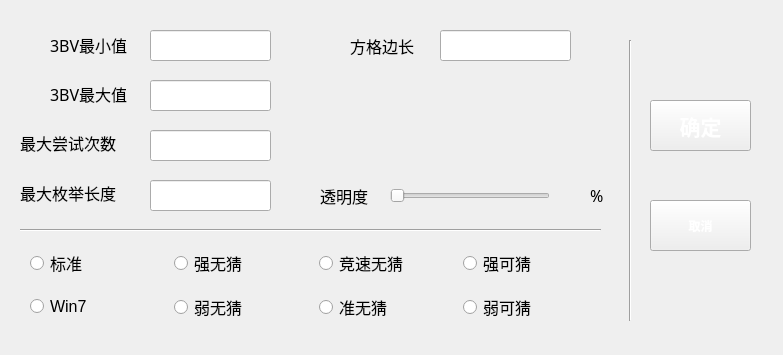
<?xml version="1.0" encoding="UTF-8"?>
<ui version="4.0">
 <class>Form</class>
 <widget class="QWidget" name="Form">
  <property name="geometry">
   <rect>
    <x>0</x>
    <y>0</y>
    <width>783</width>
    <height>355</height>
   </rect>
  </property>
  <property name="mouseTracking">
   <bool>true</bool>
  </property>
  <property name="windowTitle">
   <string>游戏设置</string>
  </property>
  <property name="windowIcon">
   <iconset>
    <normaloff>media/cat.ico</normaloff>media/cat.ico</iconset>
  </property>
  <widget class="QLabel" name="label">
   <property name="geometry">
    <rect>
     <x>50</x>
     <y>78</y>
     <width>111</width>
     <height>31</height>
    </rect>
   </property>
   <property name="font">
    <font>
     <family>黑体</family>
     <pointsize>12</pointsize>
    </font>
   </property>
   <property name="text">
    <string>3BV最大值</string>
   </property>
   <property name="scaledContents">
    <bool>false</bool>
   </property>
   <property name="wordWrap">
    <bool>false</bool>
   </property>
  </widget>
  <widget class="QLabel" name="label_2">
   <property name="geometry">
    <rect>
     <x>50</x>
     <y>29</y>
     <width>111</width>
     <height>31</height>
    </rect>
   </property>
   <property name="font">
    <font>
     <family>黑体</family>
     <pointsize>12</pointsize>
    </font>
   </property>
   <property name="text">
    <string>3BV最小值</string>
   </property>
  </widget>
  <widget class="QLabel" name="label_3">
   <property name="geometry">
    <rect>
     <x>20</x>
     <y>127</y>
     <width>131</width>
     <height>31</height>
    </rect>
   </property>
   <property name="font">
    <font>
     <family>黑体</family>
     <pointsize>12</pointsize>
    </font>
   </property>
   <property name="text">
    <string>最大尝试次数</string>
   </property>
   <property name="scaledContents">
    <bool>false</bool>
   </property>
   <property name="wordWrap">
    <bool>false</bool>
   </property>
  </widget>
  <widget class="QLabel" name="label_4">
   <property name="geometry">
    <rect>
     <x>20</x>
     <y>177</y>
     <width>151</width>
     <height>31</height>
    </rect>
   </property>
   <property name="font">
    <font>
     <family>黑体</family>
     <pointsize>12</pointsize>
    </font>
   </property>
   <property name="text">
    <string>最大枚举长度</string>
   </property>
   <property name="scaledContents">
    <bool>false</bool>
   </property>
   <property name="wordWrap">
    <bool>false</bool>
   </property>
  </widget>
  <widget class="QPushButton" name="pushButton">
   <property name="geometry">
    <rect>
     <x>650</x>
     <y>100</y>
     <width>101</width>
     <height>51</height>
    </rect>
   </property>
   <property name="font">
    <font>
     <family>黑体</family>
     <pointsize>16</pointsize>
     <weight>75</weight>
     <italic>false</italic>
     <bold>true</bold>
    </font>
   </property>
   <property name="focusPolicy">
    <enum>Qt::StrongFocus</enum>
   </property>
   <property name="styleSheet">
    <string notr="true">border-image: url(media/button.png);
font: 16pt &quot;黑体&quot;;
color:white;font: bold;</string>
   </property>
   <property name="text">
    <string>确定</string>
   </property>
   <property name="autoDefault">
    <bool>false</bool>
   </property>
   <property name="flat">
    <bool>false</bool>
   </property>
  </widget>
  <widget class="QPushButton" name="pushButton_2">
   <property name="geometry">
    <rect>
     <x>650</x>
     <y>200</y>
     <width>101</width>
     <height>51</height>
    </rect>
   </property>
   <property name="styleSheet">
    <string notr="true">border-image: url(media/button.png);
font: 16pt &quot;黑体&quot;;
color:white;font: bold;</string>
   </property>
   <property name="text">
    <string>取消</string>
   </property>
  </widget>
  <widget class="QLineEdit" name="lineEdit">
   <property name="geometry">
    <rect>
     <x>150</x>
     <y>30</y>
     <width>121</width>
     <height>31</height>
    </rect>
   </property>
   <property name="font">
    <font>
     <family>Arial</family>
     <pointsize>12</pointsize>
    </font>
   </property>
   <property name="text">
    <string/>
   </property>
  </widget>
  <widget class="QLineEdit" name="lineEdit_2">
   <property name="geometry">
    <rect>
     <x>150</x>
     <y>80</y>
     <width>121</width>
     <height>31</height>
    </rect>
   </property>
   <property name="font">
    <font>
     <family>Arial</family>
     <pointsize>12</pointsize>
    </font>
   </property>
  </widget>
  <widget class="QLineEdit" name="lineEdit_3">
   <property name="geometry">
    <rect>
     <x>150</x>
     <y>130</y>
     <width>121</width>
     <height>31</height>
    </rect>
   </property>
   <property name="font">
    <font>
     <family>Arial</family>
     <pointsize>12</pointsize>
    </font>
   </property>
  </widget>
  <widget class="QLineEdit" name="lineEdit_4">
   <property name="geometry">
    <rect>
     <x>150</x>
     <y>180</y>
     <width>121</width>
     <height>31</height>
    </rect>
   </property>
   <property name="font">
    <font>
     <family>Arial</family>
     <pointsize>12</pointsize>
    </font>
   </property>
  </widget>
  <widget class="QLineEdit" name="lineEdit_5">
   <property name="geometry">
    <rect>
     <x>440</x>
     <y>30</y>
     <width>131</width>
     <height>31</height>
    </rect>
   </property>
   <property name="font">
    <font>
     <family>Arial</family>
     <pointsize>12</pointsize>
     <weight>50</weight>
     <bold>false</bold>
    </font>
   </property>
  </widget>
  <widget class="Line" name="line">
   <property name="geometry">
    <rect>
     <x>620</x>
     <y>40</y>
     <width>20</width>
     <height>281</height>
    </rect>
   </property>
   <property name="orientation">
    <enum>Qt::Vertical</enum>
   </property>
  </widget>
  <widget class="Line" name="line_2">
   <property name="geometry">
    <rect>
     <x>20</x>
     <y>220</y>
     <width>581</width>
     <height>20</height>
    </rect>
   </property>
   <property name="orientation">
    <enum>Qt::Horizontal</enum>
   </property>
  </widget>
  <widget class="QWidget" name="layoutWidget">
   <property name="geometry">
    <rect>
     <x>30</x>
     <y>240</y>
     <width>571</width>
     <height>91</height>
    </rect>
   </property>
   <layout class="QGridLayout" name="gridLayout">
    <item row="0" column="0">
     <widget class="QRadioButton" name="radioButton">
      <property name="font">
       <font>
        <family>黑体</family>
        <pointsize>12</pointsize>
       </font>
      </property>
      <property name="text">
       <string>标准</string>
      </property>
     </widget>
    </item>
    <item row="0" column="3">
     <widget class="QRadioButton" name="radioButton_7">
      <property name="font">
       <font>
        <family>黑体</family>
        <pointsize>12</pointsize>
       </font>
      </property>
      <property name="text">
       <string>强可猜</string>
      </property>
     </widget>
    </item>
    <item row="1" column="1">
     <widget class="QRadioButton" name="radioButton_4">
      <property name="font">
       <font>
        <family>黑体</family>
        <pointsize>12</pointsize>
       </font>
      </property>
      <property name="text">
       <string>弱无猜</string>
      </property>
     </widget>
    </item>
    <item row="0" column="2">
     <widget class="QRadioButton" name="radioButton_5">
      <property name="font">
       <font>
        <family>黑体</family>
        <pointsize>12</pointsize>
       </font>
      </property>
      <property name="text">
       <string>竞速无猜</string>
      </property>
     </widget>
    </item>
    <item row="1" column="3">
     <widget class="QRadioButton" name="radioButton_8">
      <property name="font">
       <font>
        <family>黑体</family>
        <pointsize>12</pointsize>
       </font>
      </property>
      <property name="text">
       <string>弱可猜</string>
      </property>
     </widget>
    </item>
    <item row="1" column="0">
     <widget class="QRadioButton" name="radioButton_2">
      <property name="font">
       <font>
        <family>Arial</family>
        <pointsize>12</pointsize>
       </font>
      </property>
      <property name="text">
       <string>Win7</string>
      </property>
     </widget>
    </item>
    <item row="0" column="1">
     <widget class="QRadioButton" name="radioButton_3">
      <property name="font">
       <font>
        <family>黑体</family>
        <pointsize>12</pointsize>
       </font>
      </property>
      <property name="text">
       <string>强无猜</string>
      </property>
     </widget>
    </item>
    <item row="1" column="2">
     <widget class="QRadioButton" name="radioButton_6">
      <property name="font">
       <font>
        <family>黑体</family>
        <pointsize>12</pointsize>
       </font>
      </property>
      <property name="text">
       <string>准无猜</string>
      </property>
     </widget>
    </item>
   </layout>
  </widget>
  <widget class="QLabel" name="label_6">
   <property name="geometry">
    <rect>
     <x>350</x>
     <y>30</y>
     <width>91</width>
     <height>31</height>
    </rect>
   </property>
   <property name="font">
    <font>
     <family>黑体</family>
     <pointsize>12</pointsize>
    </font>
   </property>
   <property name="text">
    <string>方格边长</string>
   </property>
   <property name="scaledContents">
    <bool>false</bool>
   </property>
   <property name="wordWrap">
    <bool>false</bool>
   </property>
  </widget>
  <widget class="QSlider" name="horizontalSlider">
   <property name="geometry">
    <rect>
     <x>390</x>
     <y>185</y>
     <width>160</width>
     <height>22</height>
    </rect>
   </property>
   <property name="maximum">
    <number>100</number>
   </property>
   <property name="singleStep">
    <number>1</number>
   </property>
   <property name="orientation">
    <enum>Qt::Horizontal</enum>
   </property>
  </widget>
  <widget class="QLabel" name="label_5">
   <property name="geometry">
    <rect>
     <x>320</x>
     <y>180</y>
     <width>71</width>
     <height>31</height>
    </rect>
   </property>
   <property name="font">
    <font>
     <family>黑体</family>
     <pointsize>12</pointsize>
    </font>
   </property>
   <property name="text">
    <string>透明度</string>
   </property>
   <property name="scaledContents">
    <bool>false</bool>
   </property>
   <property name="wordWrap">
    <bool>false</bool>
   </property>
  </widget>
  <widget class="QLabel" name="label_7">
   <property name="geometry">
    <rect>
     <x>545</x>
     <y>180</y>
     <width>41</width>
     <height>31</height>
    </rect>
   </property>
   <property name="font">
    <font>
     <family>黑体</family>
     <pointsize>12</pointsize>
    </font>
   </property>
   <property name="layoutDirection">
    <enum>Qt::LeftToRight</enum>
   </property>
   <property name="text">
    <string/>
   </property>
   <property name="scaledContents">
    <bool>false</bool>
   </property>
   <property name="alignment">
    <set>Qt::AlignRight|Qt::AlignTrailing|Qt::AlignVCenter</set>
   </property>
   <property name="wordWrap">
    <bool>false</bool>
   </property>
  </widget>
  <widget class="QLabel" name="label_8">
   <property name="geometry">
    <rect>
     <x>590</x>
     <y>180</y>
     <width>21</width>
     <height>31</height>
    </rect>
   </property>
   <property name="font">
    <font>
     <family>黑体</family>
     <pointsize>12</pointsize>
    </font>
   </property>
   <property name="text">
    <string>%</string>
   </property>
   <property name="scaledContents">
    <bool>false</bool>
   </property>
   <property name="wordWrap">
    <bool>false</bool>
   </property>
  </widget>
 </widget>
 <resources/>
 <connections>
  <connection>
   <sender>horizontalSlider</sender>
   <signal>valueChanged(int)</signal>
   <receiver>label_7</receiver>
   <slot>setNum(int)</slot>
   <hints>
    <hint type="sourcelabel">
     <x>503</x>
     <y>198</y>
    </hint>
    <hint type="destinationlabel">
     <x>574</x>
     <y>199</y>
    </hint>
   </hints>
  </connection>
 </connections>
</ui>
